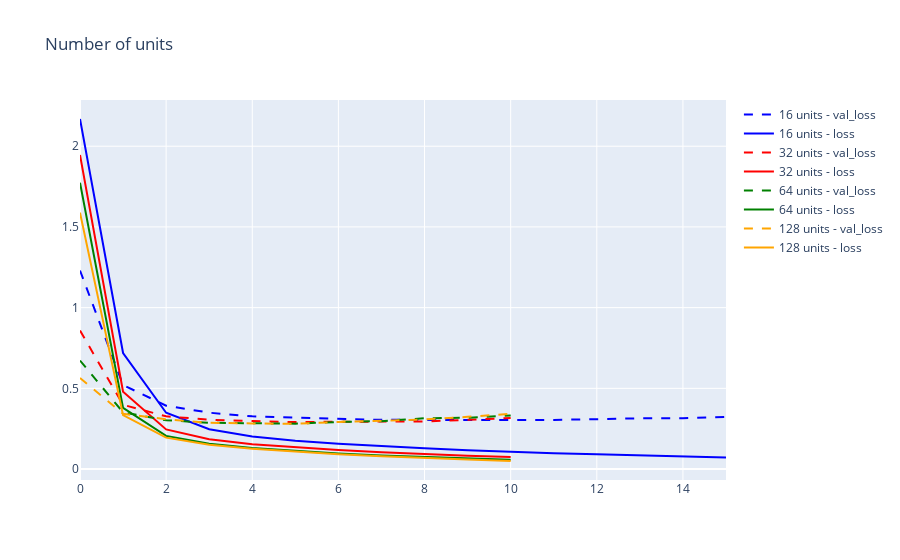

The cell this chart's notebook holds for it:
### Code cell
fig = add_curve(json_file = "models/units16_training_history.json", name = "16 units", color = "blue", title = "Number of units")
fig = add_curve(json_file = "models/units32_training_history.json", name = "32 units", color = "red", fig = fig)
fig = add_curve(json_file = "models/bidirectional_model_training_history.json", name = "64 units", color = "green", fig = fig)
fig = add_curve(json_file = "models/units128_training_history.json", name = "128 units", color = "orange", fig = fig)
fig.show()

### Figure 1 — Plotly figure (JSON) as saved in the notebook; plotly's stock layout.template omitted (floating-point values rounded to 4 significant figures)
{"data": [{"line": {"color": "blue", "dash": "dash"}, "mode": "lines", "name": "16 units - val_loss", "type": "scatter", "y": [1.23, 0.5205, 0.3926, 0.3492, 0.3266, 0.3189, 0.3085, 0.3048, 0.3046, 0.3038, 0.3022, 0.3044, 0.3089, 0.3146, 0.3145, 0.3226]}, {"line": {"color": "blue", "dash": "solid"}, "mode": "lines", "name": "16 units - loss", "type": "scatter", "y": [2.169, 0.7187, 0.3489, 0.2468, 0.2015, 0.1748, 0.1563, 0.1409, 0.1283, 0.1169, 0.1066, 0.09859, 0.09096, 0.08362, 0.07756, 0.07186]}, {"line": {"color": "red", "dash": "dash"}, "mode": "lines", "name": "32 units - val_loss", "type": "scatter", "y": [0.8581, 0.398, 0.3265, 0.3055, 0.2971, 0.2911, 0.2932, 0.2951, 0.2949, 0.3048, 0.3164]}, {"line": {"color": "red", "dash": "solid"}, "mode": "lines", "name": "32 units - loss", "type": "scatter", "y": [1.946, 0.4793, 0.2455, 0.1844, 0.154, 0.1337, 0.1176, 0.1043, 0.09273, 0.08282, 0.07432]}, {"line": {"color": "green", "dash": "dash"}, "mode": "lines", "name": "64 units - val_loss", "type": "scatter", "y": [0.6722, 0.3512, 0.3024, 0.2866, 0.284, 0.281, 0.2918, 0.2968, 0.3149, 0.3176, 0.3323]}, {"line": {"color": "green", "dash": "solid"}, "mode": "lines", "name": "64 units - loss", "type": "scatter", "y": [1.774, 0.379, 0.2055, 0.1561, 0.1297, 0.1115, 0.0971, 0.08435, 0.07387, 0.06494, 0.05733]}, {"line": {"color": "orange", "dash": "dash"}, "mode": "lines", "name": "128 units - val_loss", "type": "scatter", "y": [0.5641, 0.3425, 0.3085, 0.2866, 0.2826, 0.2801, 0.2919, 0.2982, 0.3073, 0.3234, 0.3423]}, {"line": {"color": "orange", "dash": "solid"}, "mode": "lines", "name": "128 units - loss", "type": "scatter", "y": [1.589, 0.334, 0.1945, 0.151, 0.1261, 0.1073, 0.09206, 0.07965, 0.06765, 0.05935, 0.04989]}], "layout": {"title": {"text": "Number of units"}}}
